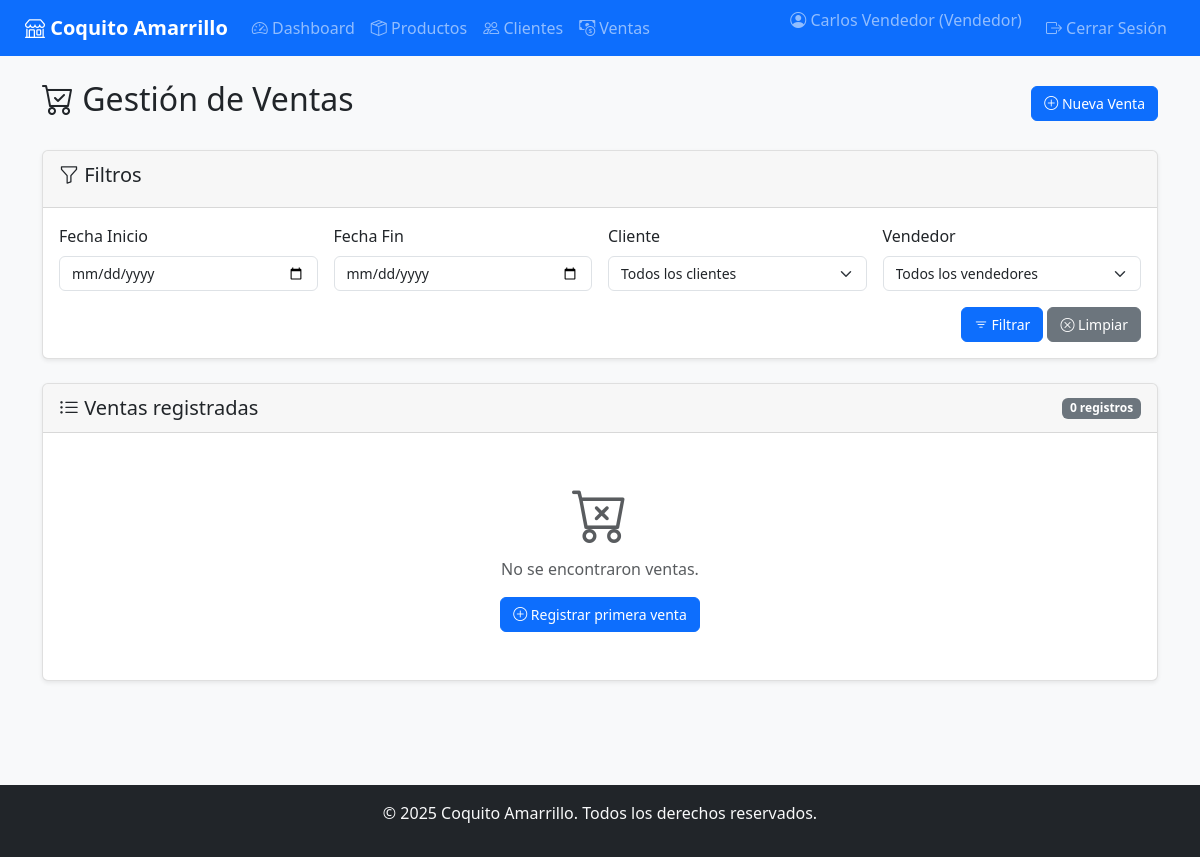
The page /sales/ (signed in) on the database as committed earlier.
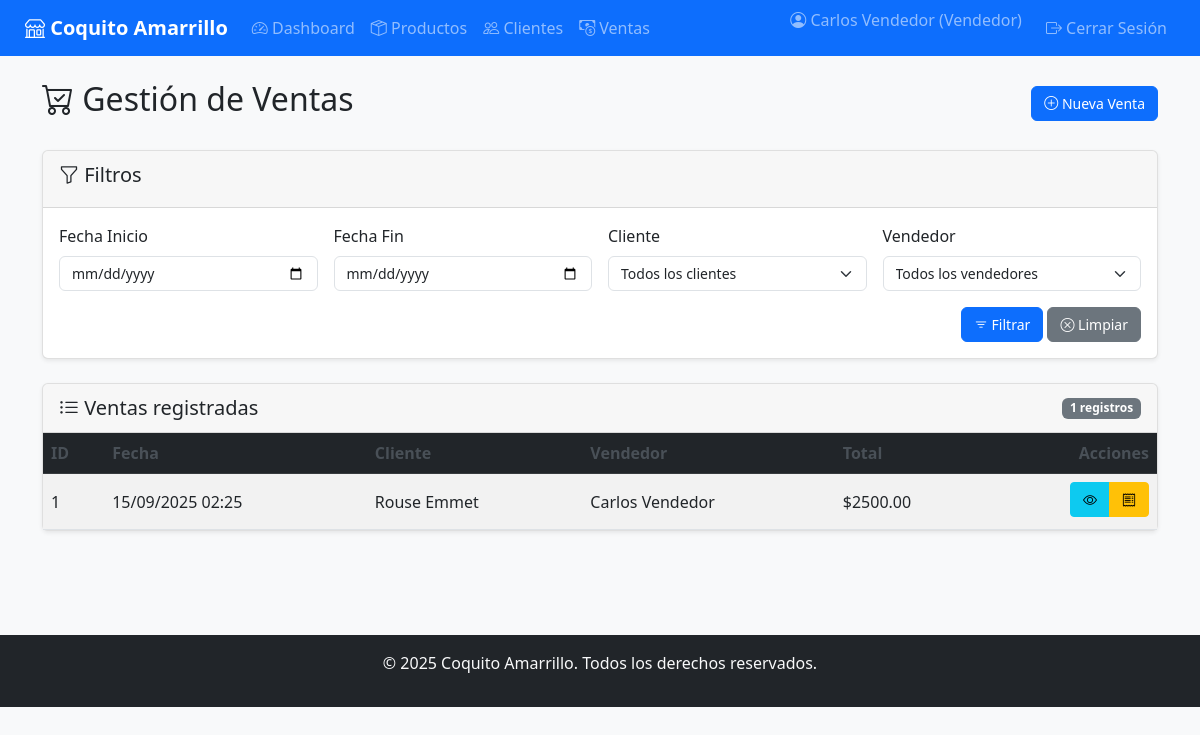
The same page on the database as committed later.
### app/models/sale.py (models this page shows, shortened)
class Sale(db.Model):
    __tablename__ = 'ventas'
    id_venta = db.Column(db.Integer, primary_key=True)
    fecha = db.Column(db.DateTime, nullable=False, default=datetime.utcnow)
    total = db.Column(db.Numeric(10, 2), nullable=False, default=0)
    estado = db.Column(db.String(20), nullable=False, default='activa')  # activa | anulada
    activo = db.Column(db.Boolean, default=True, nullable=False)
    cliente_id = db.Column(db.Integer, db.ForeignKey('clientes.id_cliente'), nullable=False)
    empleado_id = db.Column(db.Integer, db.ForeignKey('personal.id_empleado'), nullable=False)
    tienda_id = db.Column(db.Integer, db.ForeignKey('tiendas.id_tienda'), nullable=False)
    cliente = relationship('Client', back_populates='ventas')
    empleado = relationship('Staff', back_populates='ventas')
    tienda = relationship('Store', back_populates='ventas')
    factura = relationship('Invoice', back_populates='venta', uselist=False)
    productos = relationship('SaleProduct', back_populates='venta')

### app/models/client.py (models this page shows, shortened)
class Client(db.Model):
    __tablename__ = 'clientes'
    id_cliente = db.Column(db.Integer, primary_key=True)
    nombre = db.Column(db.String(100), nullable=False)
    direccion = db.Column(db.String(150))
    telefono = db.Column(db.String(50))
    ciudad_id = db.Column(db.Integer, db.ForeignKey('ciudades.id_ciudad'))
    activo = db.Column(db.Boolean, default=True)
    fecha_eliminacion = db.Column(db.DateTime)
    ciudad = relationship('City', back_populates='clientes')
    ventas = relationship('Sale', back_populates='cliente')
    ordenes = relationship('ClientOrder', back_populates='cliente')
    @classmethod
    def get_activos(cls):
        return cls.query.filter_by(activo=True)

### app/models/staff.py (models this page shows, shortened)
class Staff(db.Model):
    __tablename__ = 'personal'
    id_empleado = db.Column(db.Integer, primary_key=True)
    nombre = db.Column(db.String(100), nullable=False)
    cargo = db.Column(db.String(100))
    salario = db.Column(db.Numeric(10, 2))
    ciudad_id = db.Column(db.Integer, db.ForeignKey('ciudades.id_ciudad'))
    tienda_id = db.Column(db.Integer, db.ForeignKey('tiendas.id_tienda'))
    usuario_id = db.Column(db.Integer, db.ForeignKey('usuarios.id_usuario'))
    proveedor_id = db.Column(db.Integer, db.ForeignKey('proveedores.id_proveedor'))
    activo = db.Column(db.Boolean, default=True)
    fecha_eliminacion = db.Column(db.DateTime)
    ciudad = relationship('City', back_populates='personal')
    tienda = relationship('Store', back_populates='personal')
    usuario = relationship('User', back_populates='empleado_asociado', uselist=False)
    proveedor = relationship('Supplier', back_populates='empleados', uselist=False)
    ventas = relationship('Sale', back_populates='empleado')

### app/routes/sales.py (the view)
@sales_bp.route('/')
@login_required
@seller_required
def list_sales():
    fecha_inicio = request.args.get('fecha_inicio')
    fecha_fin = request.args.get('fecha_fin')
    cliente_id = request.args.get('cliente_id')
    vendedor_id = request.args.get('vendedor_id')
    query = Sale.query
    if fecha_inicio:
        try:
            fecha_inicio = datetime.strptime(fecha_inicio, '%Y-%m-%d')
            query = query.filter(Sale.fecha >= fecha_inicio)
        except ValueError:
            flash('Formato de fecha inicial incorrecto', 'danger')
    if fecha_fin:
        try:
            fecha_fin = datetime.strptime(fecha_fin, '%Y-%m-%d')
            query = query.filter(Sale.fecha <= fecha_fin)
        except ValueError:
            flash('Formato de fecha final incorrecto', 'danger')
    if cliente_id:
        query = query.filter(Sale.cliente_id == cliente_id)
    if vendedor_id:
        query = query.filter(Sale.empleado_id == vendedor_id)
    ventas = query.order_by(Sale.fecha.desc()).all()
    clientes = Client.get_activos().all()
    vendedores = Staff.query.all()
    return render_template('sales/list.html', ventas=ventas, clientes=clientes, vendedores=vendedores)

### app/__init__.py (called while the page is built)
@login_manager.user_loader
def load_user(user_id):
    from app.models import User
    return User.query.get(int(user_id))

### app/templates/sales/list.html (shortened to what the changed rows need)
{% extends "base.html" %}
{% block content %}
<div class="container">
    <div class="d-flex justify-content-between align-items-center mb-4">
        <h2><i class="bi bi-cart-check"></i> Gestión de Ventas</h2>
    </div>
    <div class="card">
        <div class="card-header d-flex justify-content-between align-items-center">
            <h5 class="mb-0"><i class="bi bi-list-ul"></i> Ventas registradas</h5>
            <span class="badge bg-secondary">{{ ventas|length }} registros</span>
        </div>
        <div class="card-body p-0">
            {% if ventas %}
            <div class="table-responsive">
                <table class="table table-striped table-hover mb-0">
                    <thead class="table-dark">
                        <tr>
                            <th>ID</th>
                            <th>Fecha</th>
                            <th>Cliente</th>
                            <th>Vendedor</th>
                            <th>Total</th>
                            <th class="text-end">Acciones</th>
                        </tr>
                    </thead>
                    <tbody>
                        {% for venta in ventas %}
                        <tr>
                            <td>{{ venta.id_venta }}</td>
                            <td>{{ venta.fecha.strftime('%d/%m/%Y %H:%M') }}</td>
                            <td>{{ venta.cliente.nombre if venta.cliente else 'N/A' }}</td>
                            <td>{{ venta.empleado.nombre if venta.empleado else 'N/A' }}</td>
                            <td>${{ "%.2f"|format(venta.total) }}</td>
                            <td class="text-end">
                                <div class="btn-group" role="group">
                                    <a href="{{ url_for('sales.view_sale', sale_id=venta.id_venta) }}"
                                       class="btn btn-info btn-sm" data-bs-toggle="tooltip" title="Ver detalles">
                                        <i class="bi bi-eye"></i>
                                    </a>
                                    {% if venta.factura %}
                                    <a href="{{ url_for('sales.view_invoice', sale_id=venta.id_venta) }}"
                                       class="btn btn-warning btn-sm" data-bs-toggle="tooltip" title="Ver factura">
                                        <i class="bi bi-receipt"></i>
                                    </a>
                                    {% endif %}
                                </div>
                            </td>
                        </tr>
                        {% endfor %}
                    </tbody>
                </table>
            </div>
            {% else %}
            <div class="text-center py-5">
                <i class="bi bi-cart-x display-4 text-muted"></i>
                <p class="text-muted mt-2">No se encontraron ventas.</p>
                <a href="{{ url_for('sales.create_sale') }}" class="btn btn-primary">
                    <i class="bi bi-plus-circle"></i> Registrar primera venta
                </a>
            </div>
            {% endif %}
        </div>
    </div>
</div>
{% endblock %}

Rows that differ between the two databases and show on the page:
added Sale: id_venta "1", fecha "15/09/2025 02:25", cliente "Rouse Emmet", empleado "Carlos Vendedor", total "2500.00"
Other text that changed with them:
{{ ventas|length }}: "0" → "1"
text no longer shown: "No se encontraron ventas. Registrar primera venta"
text now shown: "ID Fecha Cliente Vendedor Total Acciones"
